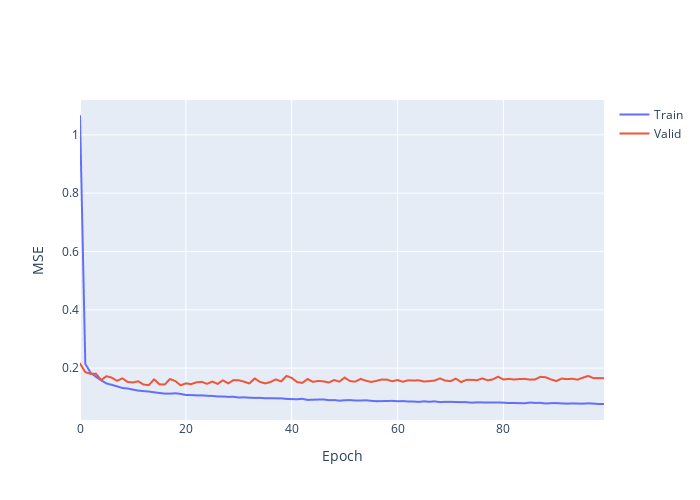

Notebook code cell kept with this figure:
### Code cell
import plotly.graph_objects as go

fig = go.Figure()
fig.add_trace(go.Scattergl(y=history_bl.history['loss'],
                    name='Train'))
fig.add_trace(go.Scattergl(y=history_bl.history['val_loss'],
                    name='Valid'))
fig.update_layout(height=500, width=700,
                  xaxis_title='Epoch',
                  yaxis_title='MSE')
fig.show()
